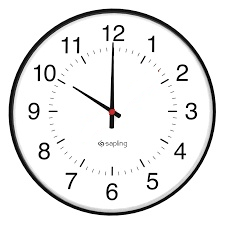
#> input picture PDI/Transformada Hough/imagens/clock.png, 225 x 225 px
$ python 'ccf394 le horas de um relogio analogico usando transformada de hough.py'
#> lines starting #> are read from the running program, lines starting #| are printed output that depends on the picture; after the words box and inside, x2 and y2 are one past the last pixel; in counts of white or black regions, pixels touching at a corner belong together
import cv2
import numpy as np
import math

def detectar_horario(imagem_path):
    # Carrega imagem e converte para escala de cinza
#> called with imagem_path = 'clock.png'
    img = cv2.imread(imagem_path)
#> img is the input picture: shape (225, 225, 3); mean B, G, R 234.6, 234.6, 234.7
    gray = cv2.cvtColor(img, cv2.COLOR_BGR2GRAY)
    gray = cv2.medianBlur(gray, 5)
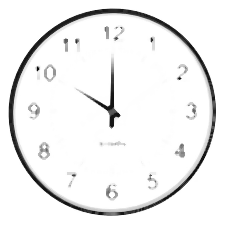
#> gray: shape (225, 225); min 3, max 255, mean 239.8

    # Detecta círculos com Hough
    circles = cv2.HoughCircles(gray, cv2.HOUGH_GRADIENT, dp=1.2, minDist=100,
                               param1=100, param2=30, minRadius=100, maxRadius=0)
#> circles = [[112.2, 111, 103.5]]

    if circles is not None:
        circles = np.uint16(np.around(circles))
#> circles = [[112, 111, 103]]
        x, y, r = circles[0][0]
#> x = 112; y = 111; r = 103
        centro = (x, y)
#> centro = (112, 111)

        # Desenha o círculo detectado
        cv2.circle(img, centro, r, (0, 255, 0), 2)
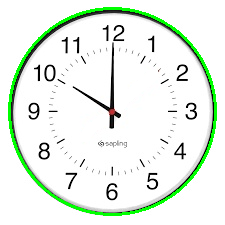
#> img: shape (225, 225, 3); 3.84% of pixels changed, all inside (x1, y1, x2, y2) = (8, 7, 217, 216)
        cv2.circle(img, centro, 2, (0, 0, 255), 3)
#> img: shape (225, 225, 3); 0.08% of pixels changed, all inside (x1, y1, x2, y2) = (108, 107, 117, 116)

        # Máscara para a área do relógio
        mask = np.zeros_like(gray)
        cv2.circle(mask, centro, r, 255, thickness=-1)
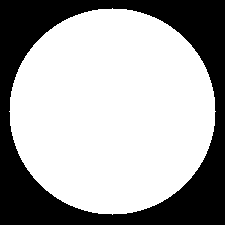
#> mask: shape (225, 225); 65.8% white; 1 black region, box (x1, y1, x2, y2) and area: (0, 0, 225, 225) 17308
        roi = cv2.bitwise_and(gray, gray, mask=mask)
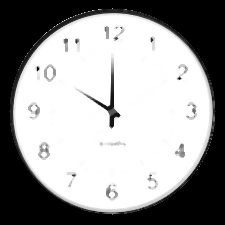
#> roi: shape (225, 225); min 0, max 255, mean 154.4

        # Detecta linhas com HoughLinesP
        edges = cv2.Canny(roi, 50, 150, apertureSize=3)
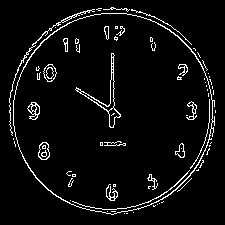
#> edges: shape (225, 225); 5.1% white in thin lines or dots, all inside (x1, y1, x2, y2) = (9, 7, 216, 215)
        cv2.imshow("filtrada", edges)
        cv2.waitKey(0)
        linhas = cv2.HoughLinesP(edges, 1, np.pi/180, threshold=100,
                                 minLineLength=r//2, maxLineGap=15)
#> linhas = None

        ponteiros = []
        if linhas is not None:
            for linha in linhas:
                x1, y1, x2, y2 = linha[0]

                # Desenha todas as linhas detectadas em verde claro
                cv2.line(img, (x1, y1), (x2, y2), (0, 255, 180), 1)

                # Verifica se passa próximo ao centro (é ponteiro)
                dist_centro = np.hypot(((x1+x2)//2) - x, ((y1+y2)//2) - y)
                comprimento = np.hypot(x2 - x1, y2 - y1)
                if dist_centro < r * 0.1:
                    ponteiros.append(((x1, y1), (x2, y2), comprimento))
        cv2.imshow("filtrada",img)
        cv2.waitKey(0)

        # Ordena os ponteiros: maior = minuto, menor = hora
        ponteiros = sorted(ponteiros, key=lambda p: -p[2])
        if len(ponteiros) >= 2:
            min_ptr = ponteiros[0]
            hr_ptr = ponteiros[1]

            def calcular_angulo(ponto1, ponto2):
                dx = ponto2[0] - ponto1[0]
                dy = ponto1[1] - ponto2[1]  # y invertido
                angulo = math.degrees(math.atan2(dy, dx))
                return (angulo + 360) % 360

            def ajustar_ponta(ponteiro):
                if np.hypot(ponteiro[0][0] - x, ponteiro[0][1] - y) > \
                   np.hypot(ponteiro[1][0] - x, ponteiro[1][1] - y):
                    return ponteiro[1], ponteiro[0]
                else:
                    return ponteiro[0], ponteiro[1]

            centro, ponta_min = ajustar_ponta(min_ptr)
            centro, ponta_hr = ajustar_ponta(hr_ptr)

            angulo_min = calcular_angulo(centro, ponta_min)
            angulo_hr = calcular_angulo(centro, ponta_hr)

            minutos = int(round(angulo_min / 6)) % 60
            horas = int((angulo_hr / 30)) % 12
            if minutos > 45:
                horas = (horas + 1) % 12

            print(f"Horário detectado: {horas:02d}:{minutos:02d}")

            # Desenha os dois ponteiros principais
            cv2.line(img, centro, ponta_min, (255, 0, 0), 2)   # Minuto: azul
            cv2.line(img, centro, ponta_hr, (0, 0, 255), 4)   # Hora: vermelho

        else:
            print("Não foi possível detectar dois ponteiros válidos.")
    else:
        print("Relógio não detectado.")

    # Exibe resultado final
    cv2.imshow("Resultado", img)
    cv2.waitKey(0)
    cv2.destroyAllWindows()

# Exemplo de uso
detectar_horario("clock.png")

$ run again, with PDI/Transformada Hough/imagens/PLACAS.png copied over PDI/Transformada Hough/imagens/clock.png
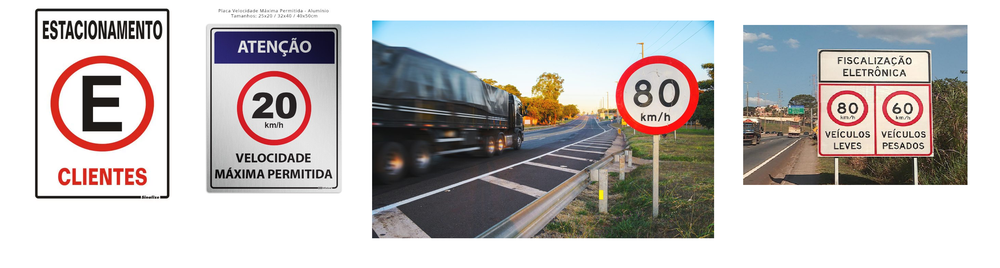
#> input picture PDI/Transformada Hough/imagens/PLACAS.png, 1000 x 268 px, shrunk from 2924 x 784 before the run
#> in detectar_horario, img is the input picture: shape (268, 1000, 3); mean B, G, R 188.7, 189.3, 192.8
#> in detectar_horario, `circles = cv2.HoughCircles(gray, cv2.HOUGH_GRADIENT, dp=1.2, minDist=1..`: circles = 23 rows, first 8: [429, 36.6, 201.9], [766.2, 183, 159.5], [283.8, 263.4, 240.8], [186.6, 35.4, 149.9], [187.8, 174.6, 154.1], [677.4, 9, 176.8], [551.4, 30.6, 163], [301.8, 159, 136.1]
#> in detectar_horario, `circles = np.uint16(np.around(circles))`: circles = 23 rows, first 8: [429, 37, 202], [766, 183, 160], [284, 263, 241], [187, 35, 150], [188, 175, 154], [677, 9, 177], [551, 31, 163], [302, 159, 136]
#> x = 429; y = 37; r = 202
#> centro = (429, 37)
#> in detectar_horario, `cv2.circle(mask, centro, r, 255, thickness=-1)`:
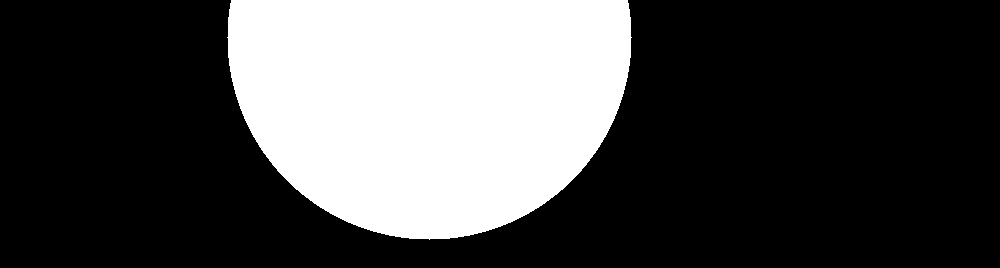
#> mask: shape (268, 1000); 29.5% white; 1 white region, box (x1, y1, x2, y2) and area: (227, 0, 632, 240) 79132
#> edges: shape (268, 1000); 2.5% white in thin lines or dots, all inside (x1, y1, x2, y2) = (227, 0, 632, 240)
#> linhas = [[373, 20, 630, 20], [372, 230, 372, 21], [341, 191, 341, 26], [374, 214, 578, 144], [373, 106, 577, 131], [373, 104, 500, 117], [228, 26, 340, 26], [229, 63, 336, 63], [228, 29, 336, 29], [228, 32, 336, 32], [376, 209, 524, 161]]
#> the loop in detectar_horario, `for linha in linhas:` made 11 passes
#> (x1, y1, x2, y2, dist_centro, comprimento) on passes 1 to 8: (373, 20, 630, 20, 73.98, 257), (372, 230, 372, 21, 104.8, 209), (341, 191, 341, 26, 113.1, 165), (374, 214, 578, 144, 149.6, 215.7), (373, 106, 577, 131, 93.15, 205.5), (373, 104, 500, 117, 73.33, 127.7), (228, 26, 340, 26, 145.4, 112), (229, 63, 336, 63, 149.3, 107)
#> after the loop in detectar_horario, `for linha in linhas:`:
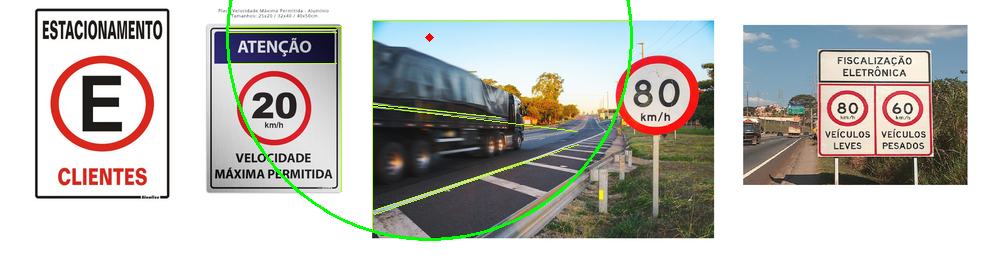
#> img: shape (268, 1000, 3); mean B, G, R 186.4, 190.8, 191.7
#> after the loop in detectar_horario, `for linha in linhas:`: ponteiros = []
